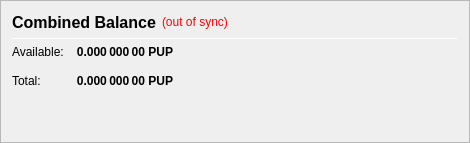
                   <widget class="QFrame" name="frame_CombinedBalances">
                    <property name="minimumSize">
                     <size>
                      <width>470</width>
                      <height>0</height>
                     </size>
                    </property>
                    <property name="frameShape">
                     <enum>QFrame::StyledPanel</enum>
                    </property>
                    <property name="frameShadow">
                     <enum>QFrame::Raised</enum>
                    </property>
                    <layout class="QVBoxLayout" name="verticalLayout_5">
                     <item>
                      <layout class="QHBoxLayout" name="horizontalLayout_5" stretch="0,0,0">
                       <item>
                        <widget class="QLabel" name="label_5z">
                         <property name="minimumSize">
                          <size>
                           <width>0</width>
                           <height>20</height>
                          </size>
                         </property>
                         <property name="font">
                          <font>
                           <pointsize>12</pointsize>
                           <weight>75</weight>
                           <bold>true</bold>
                          </font>
                         </property>
                         <property name="toolTip">
                          <string>Combined Balance (including unconfirmed and immature coins)</string>
                         </property>
                         <property name="text">
                          <string>Combined Balance</string>
                         </property>
                        </widget>
                       </item>
                       <item>
                        <widget class="QLabel" name="labelWalletStatus">
                         <property name="cursor">
                          <cursorShape>WhatsThisCursor</cursorShape>
                         </property>
                         <property name="toolTip">
                          <string>The displayed information may be out of date. Your wallet automatically synchronizes with the Puppycoin network after a connection is established, but this process has not completed yet.</string>
                         </property>
                         <property name="styleSheet">
                          <string notr="true">QLabel { color: red; }</string>
                         </property>
                         <property name="text">
                          <string notr="true">(out of sync)</string>
                         </property>
                         <property name="alignment">
                          <set>Qt::AlignLeading|Qt::AlignLeft|Qt::AlignVCenter</set>
                         </property>
                        </widget>
                       </item>
                       <item>
                        <spacer name="horizontalSpacer_1">
                         <property name="orientation">
                          <enum>Qt::Horizontal</enum>
                         </property>
                         <property name="sizeHint" stdset="0">
                          <size>
                           <width>40</width>
                           <height>20</height>
                          </size>
                         </property>
                        </spacer>
                       </item>
                      </layout>
                     </item>
                     <item>
                      <widget class="Line" name="line_CombinedBalance">
                       <property name="minimumSize">
                        <size>
                         <width>0</width>
                         <height>1</height>
                        </size>
                       </property>
                       <property name="maximumSize">
                        <size>
                         <width>16777215</width>
                         <height>1</height>
                        </size>
                       </property>
                       <property name="orientation">
                        <enum>Qt::Horizontal</enum>
                       </property>
                      </widget>
                     </item>
                     <item>
                      <layout class="QGridLayout" name="gridLayout_3">
                       <property name="spacing">
                        <number>12</number>
                       </property>
                       <item row="1" column="0">
                        <widget class="QLabel" name="labelBalanceTextz">
                         <property name="text">
                          <string>Available:</string>
                         </property>
                        </widget>
                       </item>
                       <item row="1" column="1">
                        <widget class="QLabel" name="labelBalancez">
                         <property name="font">
                          <font>
                           <weight>75</weight>
                           <bold>true</bold>
                          </font>
                         </property>
                         <property name="cursor">
                          <cursorShape>IBeamCursor</cursorShape>
                         </property>
                         <property name="toolTip">
                          <string>Your current spendable balance</string>
                         </property>
                         <property name="text">
                          <string notr="true">0.000 000 00 PUP</string>
                         </property>
                         <property name="alignment">
                          <set>Qt::AlignRight|Qt::AlignTrailing|Qt::AlignVCenter</set>
                         </property>
                         <property name="textInteractionFlags">
                          <set>Qt::LinksAccessibleByMouse|Qt::TextSelectableByKeyboard|Qt::TextSelectableByMouse</set>
                         </property>
                        </widget>
                       </item>
                       <item row="2" column="0">
                        <widget class="QLabel" name="labelTotalTextz">
                         <property name="text">
                          <string>Total:</string>
                         </property>
                        </widget>
                       </item>
                       <item row="2" column="1">
                        <widget class="QLabel" name="labelTotalz">
                         <property name="font">
                          <font>
                           <weight>75</weight>
                           <bold>true</bold>
                          </font>
                         </property>
                         <property name="cursor">
                          <cursorShape>IBeamCursor</cursorShape>
                         </property>
                         <property name="toolTip">
                          <string>Total Balance, including all unavailable coins.</string>
                         </property>
                         <property name="text">
                          <string notr="true">0.000 000 00 PUP</string>
                         </property>
                         <property name="alignment">
                          <set>Qt::AlignRight|Qt::AlignTrailing|Qt::AlignVCenter</set>
                         </property>
                         <property name="textInteractionFlags">
                          <set>Qt::LinksAccessibleByMouse|Qt::TextSelectableByKeyboard|Qt::TextSelectableByMouse</set>
                         </property>
                        </widget>
                       </item>
                       <item row="2" column="3">
                        <spacer name="horizontalSpacer_2">
                         <property name="orientation">
                          <enum>Qt::Horizontal</enum>
                         </property>
                         <property name="sizeHint" stdset="0">
                          <size>
                           <width>40</width>
                           <height>20</height>
                          </size>
                         </property>
                        </spacer>
                       </item>
                      </layout>
                     </item>
                     <item>
                      <spacer name="verticalSpacer_1">
                       <property name="orientation">
                        <enum>Qt::Vertical</enum>
                       </property>
                       <property name="sizeHint" stdset="0">
                        <size>
                         <width>20</width>
                         <height>40</height>
                        </size>
                       </property>
                      </spacer>
                     </item>
                    </layout>
                   </widget>
